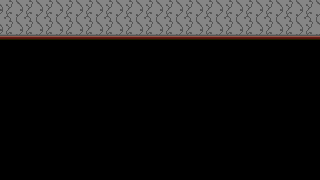

A level layout from a 2D game, rendered from its tile map. Below: a short description, then the map file with its tile-grid data intact:
An orthogonal 16x9 tile map with 20x20 px tiles, 1 tile layer (Tile Layer 1), 2 tilesets and 30 objects.

<map version="1.9" tiledversion="1.9.2" orientation="orthogonal" renderorder="right-down" width="16" height="9" tilewidth="20" tileheight="20" infinite="0" nextlayerid="3" nextobjectid="80">
 <tileset firstgid="1" source="hotel.tsx" />
 <tileset firstgid="161" source="enemies.tsx" />
 <layer id="1" name="Tile Layer 1" width="16" height="9">
  <data encoding="csv">
50,50,50,50,50,50,50,50,50,50,50,50,50,50,50,50,
66,66,66,66,66,66,66,66,66,66,66,66,66,66,66,66,
7,7,7,7,7,7,7,7,7,7,7,7,7,7,7,7,
7,7,7,7,7,7,7,7,7,7,7,7,7,7,7,7,
7,7,7,7,7,7,7,7,7,7,7,7,7,7,7,7,
7,7,7,7,7,7,7,7,7,7,7,7,7,7,7,7,
7,7,7,7,7,7,7,7,7,7,7,7,7,7,7,7,
7,7,7,7,7,7,7,7,7,7,7,7,7,7,7,7,
7,7,7,7,7,7,7,7,7,7,7,7,7,7,7,7
</data>
 </layer>
 <objectgroup id="2" name="Object Layer 1">
  <object id="37" gid="162" x="80" y="80" width="60" height="60" />
  <object id="38" gid="162" x="140" y="80" width="60" height="60" />
  <object id="39" gid="162" x="200" y="80" width="60" height="60" />
  <object id="40" gid="162" x="260" y="80" width="60" height="60" />
  <object id="41" gid="162" x="320" y="80" width="60" height="60" />
  <object id="54" gid="162" x="60" y="100" width="60" height="60" />
  <object id="55" gid="162" x="120" y="100" width="60" height="60" />
  <object id="56" gid="162" x="180" y="100" width="60" height="60" />
  <object id="57" gid="162" x="240" y="100" width="60" height="60" />
  <object id="58" gid="162" x="300" y="100" width="60" height="60" />
  <object id="59" gid="162" x="80" y="120" width="60" height="60" />
  <object id="60" gid="162" x="140" y="120" width="60" height="60" />
  <object id="61" gid="162" x="200" y="120" width="60" height="60" />
  <object id="62" gid="162" x="260" y="120" width="60" height="60" />
  <object id="63" gid="162" x="320" y="120" width="60" height="60" />
  <object id="65" gid="162" x="60" y="140" width="60" height="60" />
  <object id="66" gid="162" x="120" y="140" width="60" height="60" />
  <object id="67" gid="162" x="180" y="140" width="60" height="60" />
  <object id="68" gid="162" x="240" y="140" width="60" height="60" />
  <object id="69" gid="162" x="300" y="140" width="60" height="60" />
  <object id="70" gid="162" x="80" y="160" width="60" height="60" />
  <object id="71" gid="162" x="140" y="160" width="60" height="60" />
  <object id="72" gid="162" x="200" y="160" width="60" height="60" />
  <object id="73" gid="162" x="260" y="160" width="60" height="60" />
  <object id="74" gid="162" x="320" y="160" width="60" height="60" />
  <object id="75" gid="162" x="60" y="180" width="60" height="60" />
  <object id="76" gid="162" x="120" y="180" width="60" height="60" />
  <object id="77" gid="162" x="180" y="180" width="60" height="60" />
  <object id="78" gid="162" x="240" y="180" width="60" height="60" />
  <object id="79" gid="162" x="300" y="180" width="60" height="60" />
 </objectgroup>
</map>